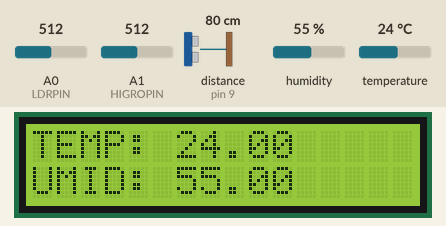
Simulated run of this sketch. Board: Arduino Uno, built with avr-gcc and run on an emulated ATmega328P. On the bench: 16×2 character LCD. Wiring (inferred from the names in the program): ultrasonic range finder: trigger pin 8; echo pin 9. The inputs (shaded band) are chosen by the test bench; at power-on: humidity 55 %, temperature 24 °C, A0 (LDRPIN) = 512, A1 (HIGROPIN) = 512, distance to the obstacle (sensor on pin 9) 80 cm. The echo pulse lasts 58.3 µs per cm; what the sketch prints to the serial monitor is not drawn.

Above: at 1.2 s.
1.3 s: humidity set to 22 %
At 7.1 s:
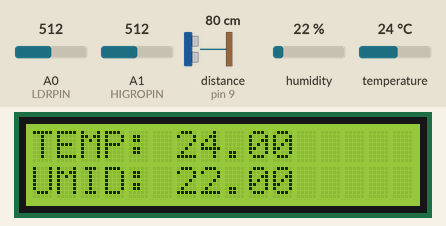
7.6 s: temperature set to 12 °C
At 12.6 s:
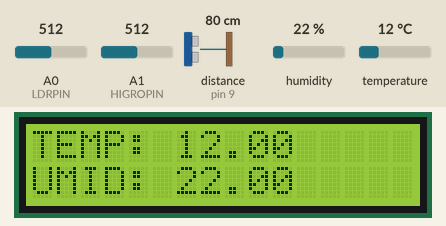
20.6 s: humidity set to 40 %
At 24.6 s:
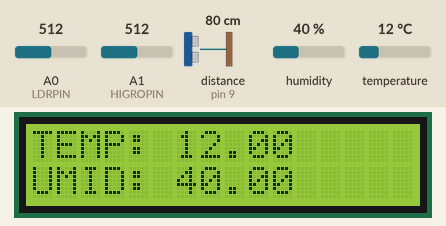
25.6 s: temperature set to 19 °C
At 31.4 s:
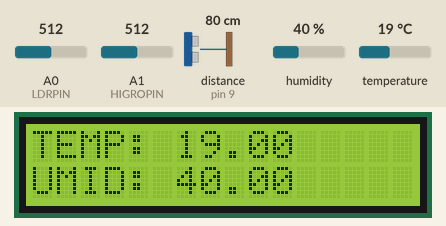
Timing chart, 0 to 32.7 s (numbered marks = the images above; inputs shaded):
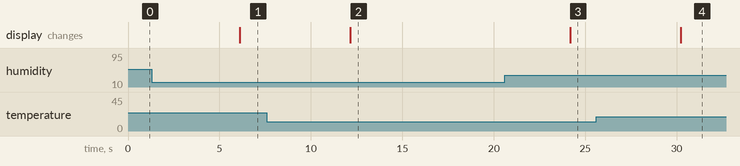

Measured:
- after the input at 1.3 s, the display: changes after 4.8 s (image 1)
- after the input at 7.6 s, the display: changes after 4.5 s (image 2)
- after the input at 20.6 s, the display: changes after 3.6 s (image 3)
- after the input at 25.6 s, the display: changes after 4.6 s (image 4)

The sketch:

ardu.ino
```cpp
//Bibliotecas utilizadas
#include <DHT.h>
#include <SoftwareSerial.h>
#include <LiquidCrystal_I2C.h>

//Defines
#define DHTPIN 2
#define DHTYPE DHT22
#define trigPin 8
#define echoPin 9
#define LDRPIN A0
#define HIGROPIN A1

//Instanciação de classes
DHT dht(DHTPIN, DHTYPE);
LiquidCrystal_I2C lcd(0x27,16,2);
SoftwareSerial myserial(6,7);

void setup() {

  // Inicializações
  Serial.begin(9600);
  myserial.begin(115200);
  dht.begin();
  lcd.init();
  lcd.setBacklight(HIGH);
  lcd.setCursor(0, 0);
  lcd.print("TEMP: ");
  lcd.setCursor(0, 1);
  lcd.print("UMID: ");

  //Pinmodes
  pinMode(trigPin, OUTPUT);
  pinMode(echoPin, INPUT);
  pinMode(LDRPIN, INPUT);
  pinMode(HIGROPIN, INPUT);

}

void loop() {
  updateLCD();
  enviarDados();
  delay(5000);
}

//Atualiza visor LCD
void updateLCD(){
  lcd.setCursor(6, 0);
  lcd.print(String(dht.readTemperature()));
  lcd.setCursor(6, 1);
  lcd.print(String(dht.readHumidity()));
}

//Ler humidade do solo
int readSoilMoisture(){
  return map(analogRead(HIGROPIN), 1023, 150, 0, 100);
}

//Caucular distancia do HC-SR04
int calculateDistance(void){
  digitalWrite(trigPin, LOW);
  delayMicroseconds(2);
  digitalWrite(trigPin, HIGH);
  delayMicroseconds(10);
  digitalWrite(trigPin, LOW);
  long duration = pulseIn(echoPin, HIGH);
  int distance = duration * 0.034 /2;
  return distance;
}

//Envio arduino esp
void enviarDados(){
  String buff="";
  buff+=String(dht.readTemperature());
  buff+='#';
  buff+=String(dht.readHumidity());
  buff+='#';
  buff+=String(calculateDistance());
  buff+='#';
  buff+=String(analogRead(LDRPIN));
  buff+='#';
  buff+=String(readSoilMoisture());
  buff+='#';
  myserial.println(buff);

  //Debug
  Serial.println(buff);
  Serial.println(myserial.readString());
}
```
